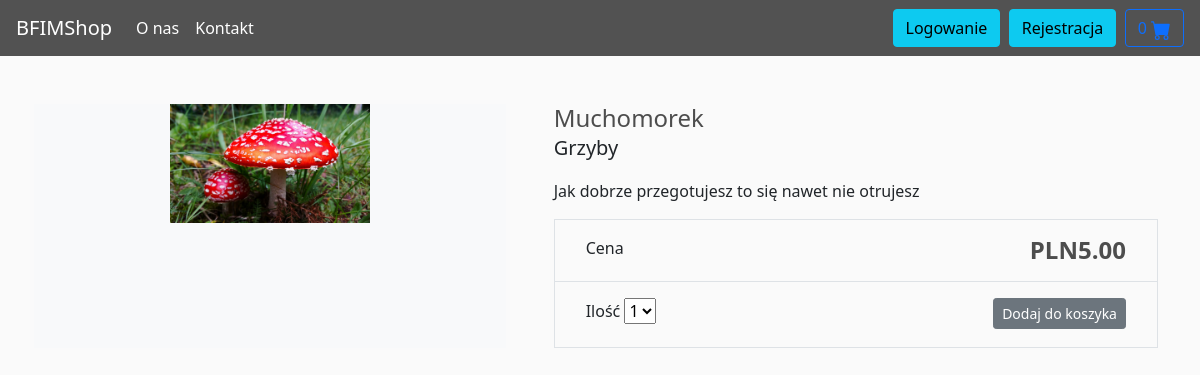
The page /muchomorek on the database its author committed.
### store/models.py (models this page shows, shortened)
class Product(models.Model):
    category = models.ForeignKey(Category, related_name='product', on_delete=models.CASCADE)
    created_by = models.ForeignKey(User, on_delete=models.CASCADE, related_name='product_creator')
    title = models.CharField(max_length=255)
    author = models.CharField(max_length=255, default='admin')
    description = models.TextField(blank=True)
    image = models.ImageField(upload_to='images/', default='images/default.jpg')
    slug = models.SlugField(max_length=255)
    price = models.DecimalField(max_digits=4, decimal_places=2)
    in_stock = models.BooleanField(default=True)
    is_active = models.BooleanField(default=True)
    created = models.DateTimeField(auto_now_add=True)
    updated = models.DateTimeField(auto_now=True)
    objects = models.Manager()
    products = ProductManager()
    class Meta:
        verbose_name_plural = 'Products'
        ordering = ('-created',)

class Category(models.Model):
    name = models.CharField(max_length=255, db_index=True)
    slug = models.SlugField(max_length=255, unique=True)
    class Meta:
        verbose_name_plural = 'categories'
    def __str__(self):
        return self.name

### store/views.py (the view)
# urls.py: path('<slug:slug>', views.product_detail, name='product_detail'),
def product_detail(request, slug):
    product = get_object_or_404(Product, slug=slug, in_stock=True)
    return render(request, 'store/products/detail.html', {'product': product})

### basket/basket.py (called while the page is built)
    def __len__(self):
        return sum(item['qty'] for item in self.basket.values())

### basket/context_processors.py (called while the page is built)
def basket(request):
    return {'basket': Basket(request)}

### store/context_processors.py (called while the page is built)
def categories(request):
    return {
        'categories': Category.objects.all()
    }

### store/templates/store/products/detail.html (shortened to what this page needs)
{% extends '../main.html' %}
{% load static %}
{% block content %}
<div class="container">
    <main class="pt-5">
        <div class="row g-3">
            <div class="col-md-5 col-lg-5 order-md-first bg-light">
                <img class="img-fluid mx-auto d-block" width="200px" alt="Responsive image" src="{{ product.image.url }}">
            </div>
            <div class="col-md-7 col-lg-7 ps-md-3 ps-lg-5">
                <h1 class="mb-0 h4">{{ product.title }}</h1>
                <p><span class="lead">{{ product.category }}</span></p>
                <p>{{ product.description|slice:":355" }}</p>
                <div class="border">
                    <div class="col border-bottom">
                        <div class="row p-3">
                            <div class="col-6">Cena</div>
                            <div class="col-6 text-end"><span class="h4 fw-bold">PLN{{ product.price }}</span></div>
                        </div>
                    </div>
                    <div class="col">
                        <div class="row p-3">
                            <div class="col-6">
                                <label for="select">Ilość</label>
                                <select id="select">
                                    <option value="1">1</option>
                                </select>
                            </div>
<div class="col-6 text-end"><button type="button" id="add-button" value="{{product.id}}" class="btn btn-secondary btn-sm">Dodaj do koszyka</button></div>
                        </div>
                    </div>
                </div>
            </div>
        </div>
    </main>
</div>
{% endblock %}

### rows shown on the page
Product: image (picture), title "Muchomorek", category "Grzyby", description "Jak dobrze przegotujesz to się nawet nie otrujesz", price "5.00"
